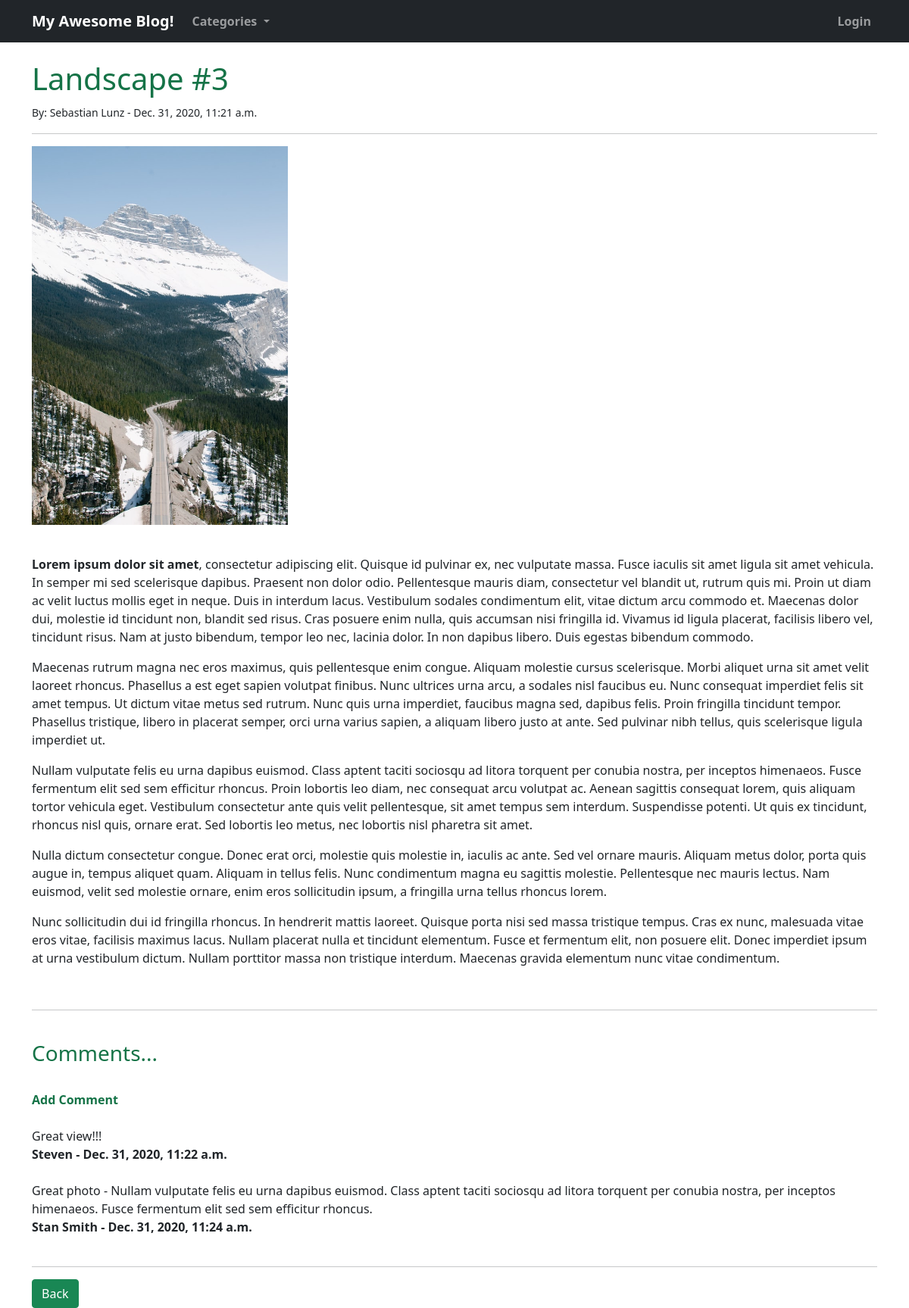
The page /article/34 on the database its author committed.
### blog/models.py (models this page shows, shortened)
class Post(models.Model):
    title = models.CharField(max_length=255)
    title_tag = models.CharField(max_length=255)
    header_image = models.ImageField(blank=True, null=True, default='', upload_to='images/')
    author = models.ForeignKey(User, on_delete=models.CASCADE)
    body = RichTextField(blank=True, null=True, default='')
    post_date = models.DateTimeField(auto_now_add=True)
    category = models.CharField(max_length=255, default='')
    snippet = models.CharField(max_length=255, default='')

class Comment(models.Model):
    post = models.ForeignKey(Post, related_name="comments", on_delete=models.CASCADE)
    name = models.CharField(max_length=255)
    body = models.TextField()
    date_added = models.DateTimeField(auto_now_add=True)

### blog/views.py (the view)
# urls.py: path('article/<int:pk>', views.ArticleDetailView.as_view(), name="article-detail"),
class ArticleDetailView(DetailView):
    model = Post
    template_name = 'article_details.html'
    def get_context_data(self, *args, **kwargs):
        cat_menu = Category.objects.all()
        context = super(ArticleDetailView, self).get_context_data(*args, **kwargs)
        context["cat_menu"] = cat_menu
        return context

### blog/models.py (called while the page is built)
    def __str__(self):
        return self.name

### blog/templates/article_details.html (shortened to what this page needs)
{% extends 'base.html' %}
{% load static %}
{% block content %}
    <h1>{{ post.title }}</h1>
    <small>By:
        {{ post.author.first_name }}
        {{ post.author.last_name }} -
        {{ post.post_date }}
    </small></br>
    <hr/>
    {% if post.header_image %}
        <img src="{{ post.header_image.url }}" style="max-height: 500px; width: auto;">
    {% endif %}
    {{ post.body|safe|linebreaks }}
    <hr><br/>
    <h3>Comments...</h3><br/>
    {% if not post.comments.all %}
        No Comments Yet... <a href="{% url 'blog:add-comment' post.pk %}">Add One</a>
    {% else %}
        <a href="{% url 'blog:add-comment' post.pk %}">Add Comment</a>
        <br/><br/>
        {% for comment in post.comments.all %}
            {{ comment.body }}
            <br/>
            <strong>
                {{ comment.name }} -
                {{ comment.date_added }}
            </strong>
            <br/><br/>
        {% endfor %}
    {% endif %}
    <hr>
    <a href="{% url 'blog:index' %}" class="btn btn-success">Back</a>
{% endblock %}

### blog/templates/base.html (shortened to what this page needs)
{% load static %}
<!doctype html>
<html lang="en">
<head>
    <link href="https://cdn.jsdelivr.net/npm/bootstrap@5.0.0-beta1/dist/css/bootstrap.min.css" rel="stylesheet">
    <link rel="stylesheet" href="{% static 'blog/main.css' %}">
</head>
<body>
    <nav class="navbar navbar-expand-lg navbar-dark bg-dark">
        <div class="container">
            <a class="navbar-brand" href="{% url 'blog:index' %}">My Awesome Blog!</a>
            <div class="collapse navbar-collapse" id="navbarSupportedContent">
                <ul class="navbar-nav me-auto mb-2 mb-lg-0">
                    {% if cat_menu %}
                        <li class="nav-item dropdown">
                            <a class="nav-link dropdown-toggle" href="#" id="navbarDropdown" role="button" data-bs-toggle="dropdown" aria-expanded="false">
                              Categories
                            </a>
                        </li>
                    {% else %}
                        <li class="nav-item">
                            <a class="nav-link" href="{% url 'blog:category-list' %}">Categories</a>
                        </li>
                    {% endif %}
                </ul>
                <ul class="navbar-nav ml-auto mb-2 mb-lg-0">
                    {% if not user.is_authenticated %}
                        <li class="nav-item">
                            <a class="nav-link" href="{% url 'login' %}">Login</a>
                        </li>
                    {% endif %}
                </ul>
            </div>
        </div>
    </nav>
    <br/>
    <div class="container">
        {% block content %}{% endblock %}
</body>
</html>

### blog/static/blog/main.css (style rules this page uses)
a { text-decoration: none; font-weight: 600; color: #157347; }
h1, h2, h3, h4, h5, h6 { color: #157347; }
ul { list-style-type: none; padding-left: 0; }

### rows shown on the page
Post: title "Landscape #3", author.first_name "Sebastian", author.last_name "Lunz", post_date "Dec. 31, 2020, 11:21 a.m.", header_image (picture), body "Lorem ipsum dolor sit amet , consectetur adipiscing elit. Quisque id pulvinar ex, nec vulputate massa. Fusce iaculis sit amet ligula sit amet vehicula. In semper mi sed scelerisque dapibus. Praesent non dolor odio. Pellentesque mauris diam, consectetur vel blandit ut, rutrum quis mi. Proin ut diam ac velit luctus mollis eget in neque. Duis in interdum lacus. Vestibulum sodales condimentum elit, vitae dictum arcu commodo et. Maecenas dolor dui, molestie id tincidunt non, blandit sed risus. Cras posuere enim nulla, quis accumsan nisi fringilla id. Vivamus id ligula placerat, facilisis libero vel, tincidunt risus. Nam at justo bibendum, tempor leo nec, lacinia dolor. In non dapibus libero.…"
Comment: body "Great view!!!", name "Steven", date_added "Dec. 31, 2020, 11:22 a.m."
Comment: body "Great photo - Nullam vulputate felis eu urna dapibus euismod. Class aptent taciti sociosqu ad litora torquent per conubia nostra, per inceptos himenaeos. Fusce fermentum elit sed sem efficitur rhoncus.", name "Stan Smith", date_added "Dec. 31, 2020, 11:24 a.m."
